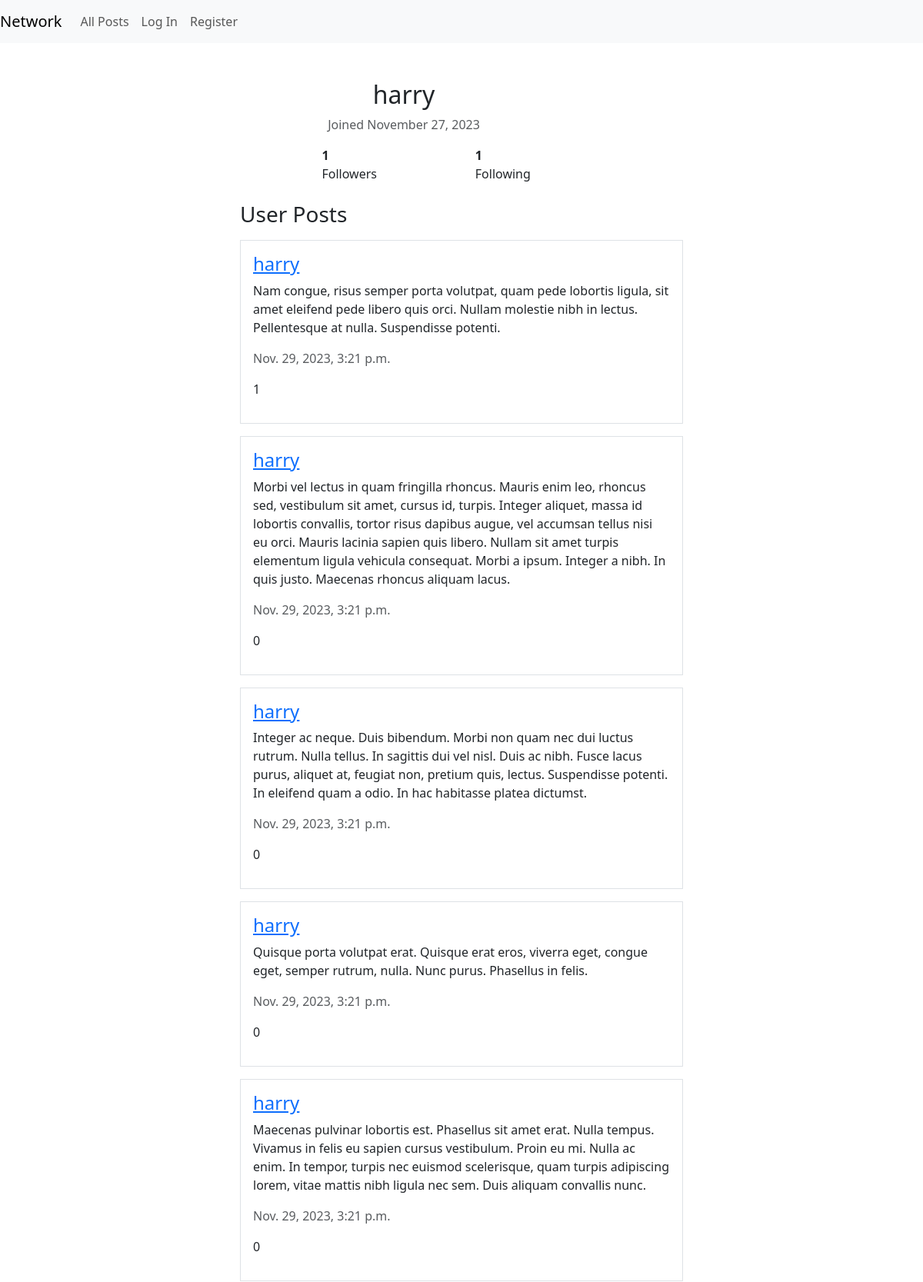
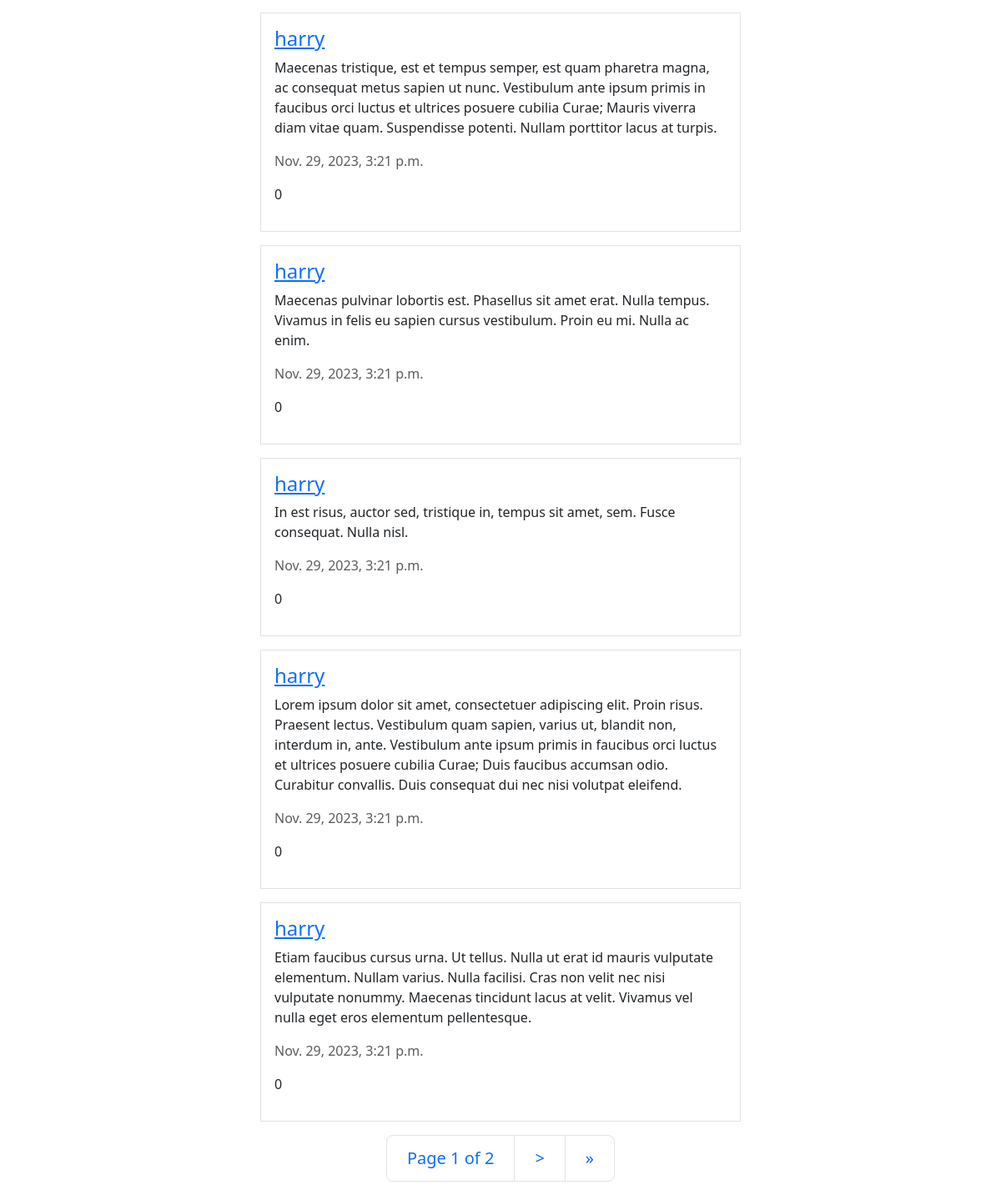
The page /users/harry/ on the database its author committed (2 pictures, top to bottom).
### network/models.py (models this page shows, shortened)
class User(AbstractUser):
    def follow(self, user):
        Follow.objects.create(follower=self, following=user)

class Post(models.Model):
    poster = models.ForeignKey(User, on_delete=models.CASCADE, related_name="posts")
    body = models.TextField(max_length=1000)
    date_time = models.DateTimeField(auto_now_add=True)
    likes = models.ManyToManyField(User, related_name="liked_posts", blank=True)

### network/views.py (the view)
# urls.py: path("users/<str:username>/", views.profile_view, name="profile"),
def profile_view(request, username):
    user = get_object_or_404(User, username=username)
    return render(request, "network/profile.html", {
        "object": user,
        "page_obj": paginate(request, Post.objects.filter(poster=user).order_by("-date_time")),
        "is_following": request.user.is_following(user) if request.user.is_authenticated else False
    })

### network/views.py (called while the page is built)
def paginate(request, queryset):
    p = Paginator(queryset, 10)
    page_num = request.GET.get("page", 1)
    page_obj = p.get_page(page_num)
    return page_obj

### network/templates/network/profile.html (shortened to what this page needs)
{% extends "network/layout.html" %}
{% block body %}
<div class="container mt-5 mx-auto w-50">
    <div class="row">
        <div class="col-md-9">
            <h2 class="text-center">{{ object.username }}</h2>
            <p class="text-muted text-center">Joined {{ object.date_joined|date:"F d, Y" }}</p>
            <div class="d-flex mx-auto w-50" style="gap:60%">
                <div><strong id="follower-count">{{ object.followers.count }}</strong> Followers</div>
                <div><strong>{{ object.following.count }}</strong> Following</div>
            </div>
        </div>
    </div>
    <div class="row mt-4">
        <div class="col-md-12">
            <h3>User Posts</h3>
            {% for post in page_obj %}
                {% with post=post user=user counter=forloop.counter %}
                    {% include "network/post.html" with post=post user=user counter=counter %}
                {% endwith %}
            {% endfor %}
            {% include 'network/pagination.html' %}
        </div>
    </div>
</div>
{% endblock body %}

### network/templates/network/post.html (shortened to what this page needs)
<div class="border my-3 p-3 post-container" data-post-id={{post.id}} id="post-{{ post.id }}">
    <h4 class="post-poster"><a href="{% url 'profile' post.poster %}">{{ post.poster }}</a></h4>
    <p class='post-body'>{{ post.body}} </p>
    <p class="text-muted">{{ post.date_time }}</p>
    <p>
        {{ post.likes.count }}
    </p>
</div>

### rows shown on the page
User: username "harry", date_joined "November 27, 2023", followers.count "1", following.count "1"
Post: poster "harry", body "Nam congue, risus semper porta volutpat, quam pede lobortis ligula, sit amet eleifend pede libero quis orci. Nullam molestie nibh in lectus. Pellentesque at nulla. Suspendisse potenti.", date_time "Nov. 29, 2023, 3:21 p.m.", likes.count "1"
Post: poster "harry", body "Morbi vel lectus in quam fringilla rhoncus. Mauris enim leo, rhoncus sed, vestibulum sit amet, cursus id, turpis. Integer aliquet, massa id lobortis convallis, tortor risus dapibus augue, vel accumsan tellus nisi eu orci. Mauris lacinia sapien quis libero. Nullam sit amet turpis elementum ligula vehicula consequat. Morbi a ipsum. Integer a nibh. In quis justo. Maecenas rhoncus aliquam lacus.", date_time "Nov. 29, 2023, 3:21 p.m.", likes.count "0"
Post: poster "harry", body "Integer ac neque. Duis bibendum. Morbi non quam nec dui luctus rutrum. Nulla tellus. In sagittis dui vel nisl. Duis ac nibh. Fusce lacus purus, aliquet at, feugiat non, pretium quis, lectus. Suspendisse potenti. In eleifend quam a odio. In hac habitasse platea dictumst.", date_time "Nov. 29, 2023, 3:21 p.m.", likes.count "0"
Post: poster "harry", body "Quisque porta volutpat erat. Quisque erat eros, viverra eget, congue eget, semper rutrum, nulla. Nunc purus. Phasellus in felis.", date_time "Nov. 29, 2023, 3:21 p.m.", likes.count "0"
Post: poster "harry", body "Maecenas pulvinar lobortis est. Phasellus sit amet erat. Nulla tempus. Vivamus in felis eu sapien cursus vestibulum. Proin eu mi. Nulla ac enim. In tempor, turpis nec euismod scelerisque, quam turpis adipiscing lorem, vitae mattis nibh ligula nec sem. Duis aliquam convallis nunc.", date_time "Nov. 29, 2023, 3:21 p.m.", likes.count "0"
Post: poster "harry", body "Maecenas tristique, est et tempus semper, est quam pharetra magna, ac consequat metus sapien ut nunc. Vestibulum ante ipsum primis in faucibus orci luctus et ultrices posuere cubilia Curae; Mauris viverra diam vitae quam. Suspendisse potenti. Nullam porttitor lacus at turpis.", date_time "Nov. 29, 2023, 3:21 p.m.", likes.count "0"
Post: poster "harry", body "Maecenas pulvinar lobortis est. Phasellus sit amet erat. Nulla tempus. Vivamus in felis eu sapien cursus vestibulum. Proin eu mi. Nulla ac enim.", date_time "Nov. 29, 2023, 3:21 p.m.", likes.count "0"
Post: poster "harry", body "In est risus, auctor sed, tristique in, tempus sit amet, sem. Fusce consequat. Nulla nisl.", date_time "Nov. 29, 2023, 3:21 p.m.", likes.count "0"
Post: poster "harry", body "Lorem ipsum dolor sit amet, consectetuer adipiscing elit. Proin risus. Praesent lectus. Vestibulum quam sapien, varius ut, blandit non, interdum in, ante. Vestibulum ante ipsum primis in faucibus orci luctus et ultrices posuere cubilia Curae; Duis faucibus accumsan odio. Curabitur convallis. Duis consequat dui nec nisi volutpat eleifend.", date_time "Nov. 29, 2023, 3:21 p.m.", likes.count "0"
Post: poster "harry", body "Etiam faucibus cursus urna. Ut tellus. Nulla ut erat id mauris vulputate elementum. Nullam varius. Nulla facilisi. Cras non velit nec nisi vulputate nonummy. Maecenas tincidunt lacus at velit. Vivamus vel nulla eget eros elementum pellentesque.", date_time "Nov. 29, 2023, 3:21 p.m.", likes.count "0"

### other values the page prints
{{ page_obj.number }} "1"
{{ page_obj.paginator.num_pages }} "2"
